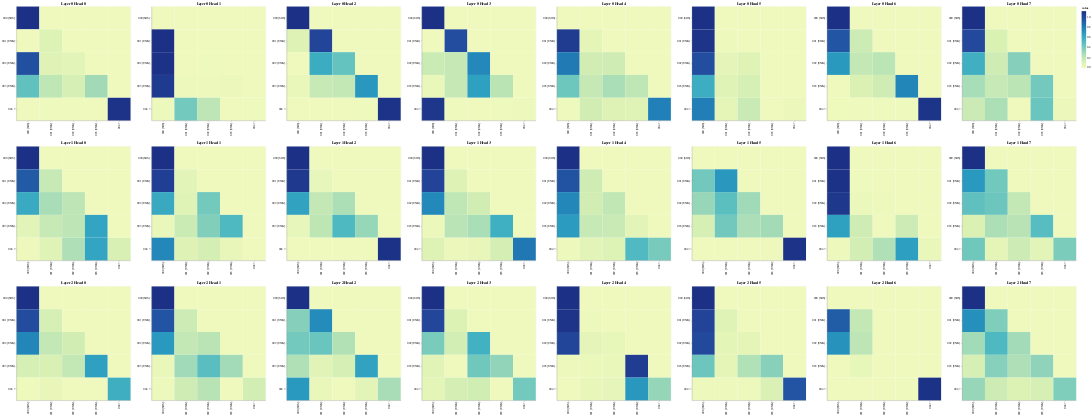

Write notebook code for a chart like this one.
### Code cell
# Decoder Self-Attention
get_all_attention_maps("decoder", layers, heads, decoder_input_token, decoder_input_token, min(20, sentence_len))
